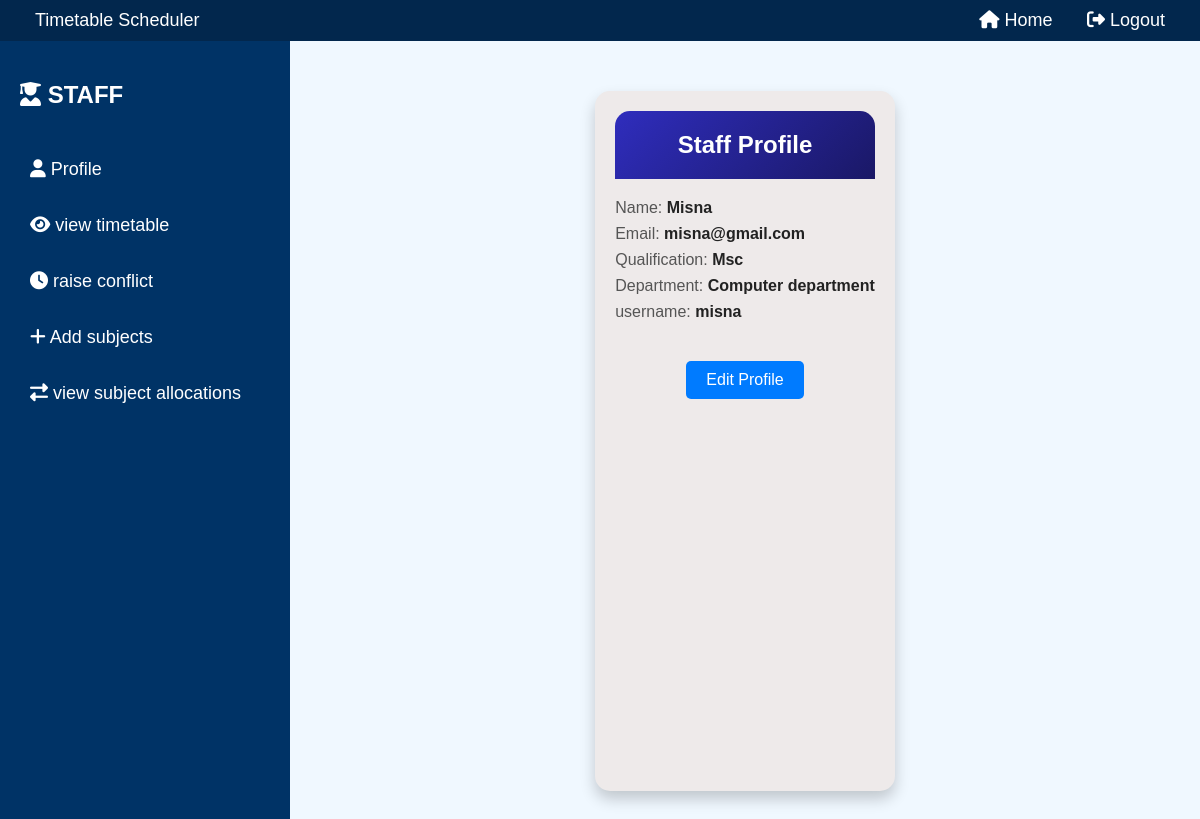
/staffprofile (signed in), run on the app's committed database.
### timetable_scheduler_app/models.py (models this page shows)
class StaffTable(models.Model):
    login=models.ForeignKey(LoginTable,on_delete=models.CASCADE,blank=True,null=True)
    name=models.CharField(max_length=50,blank=True,null=True)
    college_id=models.ForeignKey(CollegeTable,on_delete=models.CASCADE,blank=True,null=True)
    email=models.CharField(max_length=50,blank=True,null=True)
    department_id=models.ForeignKey(DepartmentTable,on_delete=models.CASCADE,blank=True,null=True)
    qualification=models.CharField(max_length=50,blank=True,null=True)

class DepartmentTable(models.Model):
    college_id=models.ForeignKey(CollegeTable,on_delete=models.CASCADE,blank=True,null=True)
    dep_name=models.CharField(max_length=50,blank=True,null=True)

class LoginTable(models.Model):
    username=models.CharField(max_length=50,blank=True,null=True)
    password=models.CharField(max_length=50,blank=True,null=True)
    type=models.CharField(max_length=50,blank=True,null=True)
    college_id=models.ForeignKey(CollegesTable,on_delete=models.CASCADE)

### timetable_scheduler_app/views.py (the view)
# urls.py: path('staffprofile',StaffProfile.as_view(),name='staffprofile'),
class StaffProfile(View):
    def get(self, request):
        userid = request.session.get('user_id')
        print(userid)
        if userid:
            try:
                name = StaffTable.objects.get(login__id=userid)
            except LoginTable.DoesNotExist:
                return redirect('login')  # Redirect to login if user not found
            return render(request, "staff_profile.html", {"username": name })
        return redirect('login')

### templates/staff_profile.html (shortened to what this page needs)
{% extends 'staff_dashboard.html' %}
{% block body %}
<div class="edit-container">
    {% if error %}
        <div class="edit-form">
            <p style="color: red;">{{ error }}</p>
        </div>
    {% else %}
        <div class="profile-header">
            <h2>Staff Profile</h2>
        </div>
        <div class="profile-details">
            <p>Name:<strong> {{ username.name }}</strong></p>
            <p>Email:<strong> {{ username.email }}</strong></p>
            <p>Qualification:<strong> {{ username.qualification }}</strong></p>
            <p>Department:<strong> {{ username.department_id.dep_name }}</strong></p>
            <p>username:<strong> {{ username.login.username }}</strong></p>
        </div>
        <a href="{% url 'staffeditprofile' username.id %}">
            <button class="edit-button">Edit Profile</button>
        </a>
    {% endif %}
</div>
{% endblock %}

### templates/staff_dashboard.html (style rules this page uses)
body { font-family: 'Arial', sans-serif; margin: 0; padding: 0; background-color: #f0f8ff; color: #333; }
.profile-details { text-align: left; margin: 20px 0; }
.profile-details p { margin: 8px 0; color: #555; }
.profile-details strong { color: #222; }
.edit-button { display: inline-block; background: #007bff; color: white; border: none; padding: 10px 20px; border-radius: 5px; cursor: pointer; font-size: 16px; margin-top: 20px; }
.edit-container { max-width: 400px; margin: 50px auto; background: #eeeaea; border-radius: 15px; box-shadow: 0 8px 15px rgba(0, 0, 0, 0.2); overflow: hidden; text-align: center; padding: 20px; }
.edit-container h2 { background: linear-gradient(135deg, #2f2dbd, #1a1866); color: #fff; padding: 20px 10px; margin: 0; border-radius: 15px 15px 0 0; }

### data on the page
StaffTable: name "Misna", email "misna@gmail.com", qualification "Msc", department_id.dep_name "Computer department", login.username "misna"
